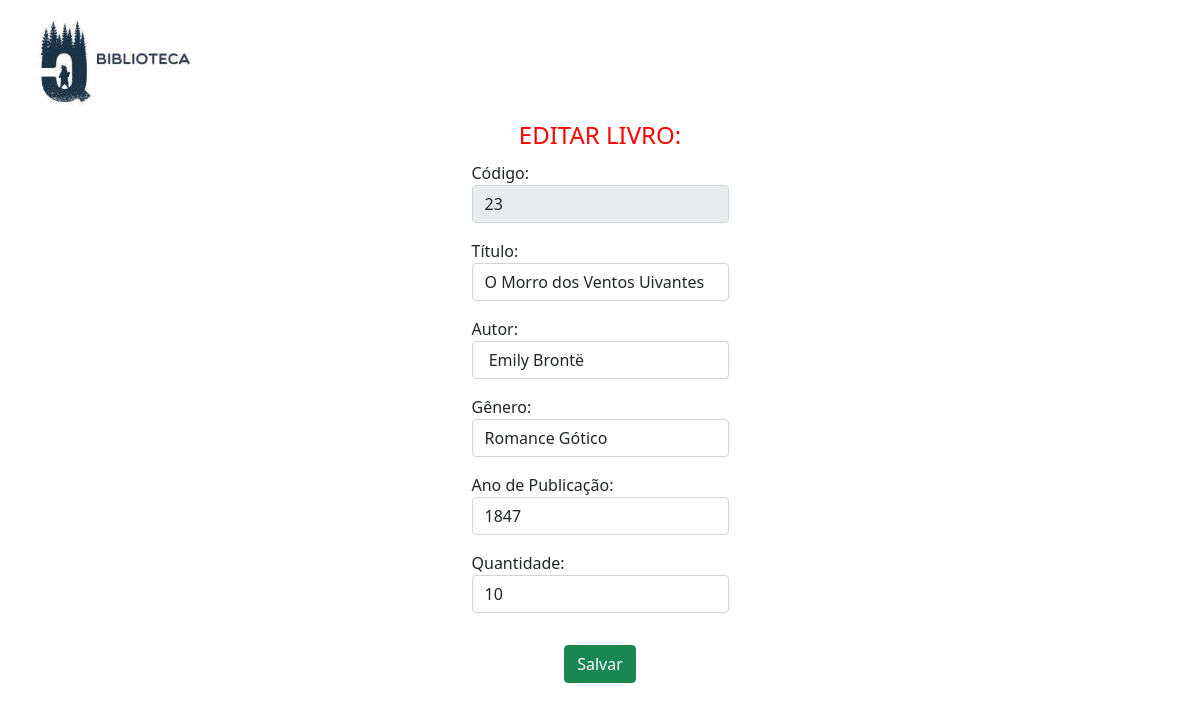
Page /editar.php?p=23 (signed in) on the committed database.
### tables this page shows
CREATE TABLE `livros` (
  `id` int(11) NOT NULL,
  `titulo` varchar(150) NOT NULL,
  `autor` varchar(150) NOT NULL,
  `genero` varchar(150) NOT NULL,
  `ano_publicacao` int(11) NOT NULL,
  `quantidade` int(11) NOT NULL DEFAULT 1
);

### editar.php (the view, shortened to what this page needs)
<!DOCTYPE html>
<html lang="pt-br">
<head>
    <link href="https://cdn.jsdelivr.net/npm/bootstrap@5.0.2/dist/css/bootstrap.min.css" rel="stylesheet">
    <link rel="stylesheet" href="./style/form-livro.css">
</head>
<body>
    <?php
        $cod = $_GET["p"] ?? null;
        $titulo = $_POST["titulo"] ?? null;
        $autor = $_POST["autor"] ?? null;
        $genero = $_POST["genero"] ?? null;
        $ano_publicacao = $_POST["ano_publicacao"] ?? null;
        require_once "banco.php";
        if (is_null($titulo) || is_null($autor) || is_null($genero) || is_null($ano_publicacao) || is_null($quantidade)) {
            $q = "SELECT titulo, autor, genero, ano_publicacao, quantidade FROM livros WHERE id='$cod'";
            $busca = $banco->query($q);
            $obj_livro = $busca->fetch_object();
            $titulo = $obj_livro->titulo;
            $autor = $obj_livro->autor;
            $genero = $obj_livro->genero;
            $ano_publicacao = $obj_livro->ano_publicacao;
            $quantidade = $obj_livro->quantidade;
        } else {
            $q = "UPDATE livros SET titulo='$titulo', autor='$autor', genero='$genero', ano_publicacao='$ano_publicacao', quantidade='$quantidade' WHERE id='$cod'";
            $banco->query($q);
            header("Location: emprestimo.php");
        }
    ?>
    <img src="./img/logoBranca.jpg" alt="logo com fundo branco" class="logo">
    <div class="container centered-container">
        <form action="" method="post">
            <fieldset>
                <legend>EDITAR LIVRO:</legend>
                <label for="cod">Código:</label>
                <input type="text" class="form-control mb-3" name="cod" value="<?= $cod ?>" disabled>
                <label for="titulo">Título:</label>
                <input type="text" class="form-control mb-3" name="titulo" value="<?= $titulo ?>" required>
                <label for="autor">Autor:</label>
                <input type="text" class="form-control mb-3" name="autor" value="<?= $autor ?>" required>
                <label for="genero">Gênero:</label>
                <input type="text" class="form-control mb-3" name="genero" value="<?= $genero ?>" required>
                <label for="ano_publicacao">Ano de Publicação:</label>
                <input type="text" class="form-control mb-3" name="ano_publicacao" value="<?= $ano_publicacao ?>" required>
                <label for="quantidade">Quantidade:</label>
                <input type="text" class="form-control mb-3" name="quantidade" value="<?= $quantidade ?>" required>
                <div class="text-center">
                    <input type="submit" class="btn btn-success mt-3" value="Salvar">
                </div>
            </fieldset>
        </form>
    </div>
</body>
</html>

### style/form-livro.css (style rules this page uses)
.logo { position: absolute; left: 15px; top: 15px; width: 200px; }
.centered-container { display: flex; flex-direction: column; align-items: center; justify-content: center; min-height: 100vh; }
legend { text-align: center; color: red; }
.btn { align-items: center; }

### rows in the picture
livros: titulo "O Morro dos Ventos Uivantes", autor "Emily Brontë", genero "Romance Gótico", ano_publicacao "1847", quantidade "10"
